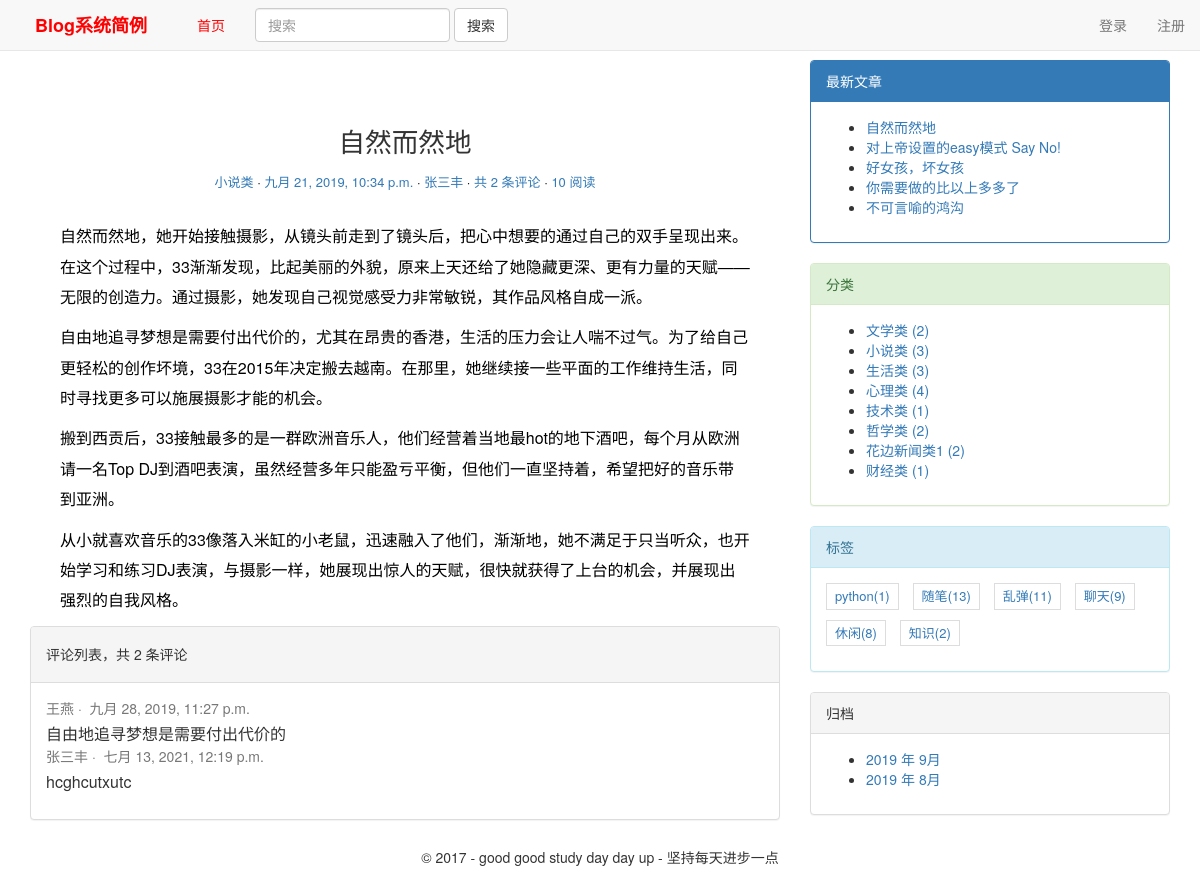
The page /blog/21/ on the database its author committed.
### blog/models.py (models this page shows, shortened)
class Blog(models.Model):
    title = models.CharField(max_length=70,verbose_name='文章标题')# 文章标题
    body = RichTextUploadingField(verbose_name='文本内容')# 文章正文，我们使用了 RichTextUploadingField
    created_time = models.DateTimeField(verbose_name='创建时间')# 文章的创建时间,存储时间的字段用 DateTimeField 类型。
    modified_time = models.DateTimeField(verbose_name='修改时间')# 文章的最后一次修改时间，存储时间的字段用 DateTimeField 类型。
    excerpt = models.CharField(max_length=200, blank=True,verbose_name='文章摘要') # 指定blank=True 参数值后就可以允许空值了。
    """category是设置文章分类的字段,与前面定义得到Category是多对一的关系,即多个博客文章可归于一类.
    ForeignKey()中参数Category指定外键关联的数据模型(数据库表)的名称，on_delete = models.CASCADE指明如果在Categroy中删除一条记录，
    与这条记录有关的博客记录也会被删除."""
    category = models.ForeignKey(Category,on_delete=models.CASCADE,verbose_name='分类')
    """ tags是标签字段，一篇博客文章可以右多个标签，一个标签下可以有多篇博客文章，因此用ManyToManyFiled类型设置多对多的关联关系
     这里标签tags指定blank=True以允许博客文章没有标签"""
    tags = models.ManyToManyField(Tag, blank=True,verbose_name='标签')
    author = models.ForeignKey(loguser,on_delete=models.CASCADE,verbose_name='作者')
    views = models.IntegerField(default=0,verbose_name='查看次数')
    def get_absolute_url(self):
        return reverse('blog:detail', kwargs={'pk': self.pk})
    def increase_views(self):
        self.views += 1
        self.save(update_fields=['views'])
    def save(self, *args, **kwargs):
        if not self.excerpt:
            self.excerpt = strip_tags(self.body)[:118]
            super(Blog, self).save(*args, **kwargs)  # 调用父类的 save 方法将数据保存到数据库中
        else:
            super(Blog, self).save(*args, **kwargs)  # 调用父类的 save 方法将数据保存到数据库中
    class Meta:
        ordering=['-created_time']
        verbose_name = '文档管理表'
        verbose_name_plural = '文档管理表'

class Category(models.Model):
    name = models.CharField(max_length=32,verbose_name='分类名')
    des=models.CharField(max_length=100,verbose_name='备注',null=True)
    class Meta:
        verbose_name='分类'
        verbose_name_plural='分类'

class loguser(AbstractUser):
    nikename = models.CharField(max_length=32,verbose_name="昵称",blank=True)
    telephone = models.CharField(max_length=11, null=True, unique=True)
    """
    head_img存储用户头像，在数据库表中存储的是文件的相对地址，字段值形式为upload_to的值/filename。
    图片文件的实际地址由settings.py中的MEDIA_ROOT和head_img中的upload_to决定的，地址为/MEDIA_ROOT的值/upload_to的值/filename
    """
    head_img = models.ImageField(upload_to='headimage', blank=True, null=True, verbose_name='头像')  # 头像
    class Meta:
        verbose_name = "用户信息表"
        verbose_name_plural = verbose_name

class Tag(models.Model):
    name = models.CharField(max_length=32,verbose_name='标签名')
    des = models.CharField(max_length=100, verbose_name='备注', null=True)
    class Meta:
        verbose_name='标签'
        verbose_name_plural='标签'

### comments/models.py (models this page shows, shortened)
class Comment(models.Model):
    name = models.CharField(max_length=32)
    email = models.EmailField(max_length=60)
    text = models.TextField()
    created_time = models.DateTimeField(auto_now_add=True)
    blog = models.ForeignKey('blog.Blog',on_delete=models.CASCADE,)

### blog/views.py (the view)
# urls.py: re_path('blog/(?P<pk>[0-9]+)/',views.blogdetailview.as_view(),name='detail'),
class blogdetailview(DetailView):
    model = models.Blog
    template_name = 'blog/detail.html'
    context_object_name = 'blog'
    pk_url_kwarg = 'pk'
    def get_object(self,queryset=None):
        blog=super(blogdetailview,self).get_object(queryset=None)
        blog.increase_views()
        return blog
    def get_context_data(self,**kwargs):
        context=super(blogdetailview,self).get_context_data(**kwargs)
        form=CommentForm()
        comment_list=self.object.comment_set.all()
        context.update({
            'form':form,
            'comment_list':comment_list
        })
        return context

### comments/forms.py
class CommentForm(forms.ModelForm):
    class Meta:
        model = Comment
        fields = ['text']

### blog/templatetags/custom_tags.py (called while the page is built)
@register.simple_tag
def get_new_blogs(num=5):
    return Blog.objects.all().order_by('-created_time')[:num]

@register.simple_tag
def archives():
    return Blog.objects.dates('created_time', 'month', order='DESC')

@register.simple_tag
def get_categories():
    return Category.objects.annotate(num_blogs=Count('blog')).filter(num_blogs__gt=0)

@register.simple_tag
def get_tags():
    return Tag.objects.annotate(num_blogs=Count('blog')).filter(num_blogs__gt=0)

### templates/blog/detail.html (shortened to what this page needs)
{% extends 'base.html' %}
{% block main %}
<article class="blog">
    <header class="entry-header">
        <h1 class="entry-title">{{ blog.title }}</h1>
        <div class="entry-meta-detail">
            <span class="blog-category"><a href="#">{{ blog.category.name }}</a></span>
            <span class="blog-date"><a href="#"><time class="entry-date"
                                                      datetime="{{ blog.created_time }}">{{ blog.created_time }}</time></a></span>
            <span class="blog-author"><a href="#">{{ blog.author.nikename }}</a></span>
            <span class="comments-link"><a href="#">共 <span>{{ comment_list | length }}</span> 条评论</a></span>
            <span class="views-count"><a href="#">{{ blog.views }} 阅读</a></span>
        </div>
    </header>
    <div class="entry-content clearfix">
        {{ blog.body| safe }}
    </div>
</article>
        <div class="panel panel-default">
            <div class="panel-heading">
                <h5>评论列表，共 <span>{{comment_list|length}}</span> 条评论</h5>
            </div>
            <div class="panel-body">
                <ul class="comment-list list-unstyled">
                    {% for comment in comment_list %}
                    <li>
                        <span style="color: #777;font-size: 14px;">{{ comment.name }}&nbsp;·&nbsp;</span>
                        <time style="color: #777;font-size: 14px;">{{ comment.created_time }}</time>
                        <div style="padding-top: 5px;font-size: 16px;">
                            {{ comment.text }}
                        </div>
                    </li>
                    {% empty %}
                    暂无评论
                    {% endfor %}
                </ul>
            </div>
        </div>
{% endblock main %}

### templates/base.html (shortened to what this page needs)
{% load staticfiles %}
{% load custom_tags %}
<html>
<head>
    <link href="{% static 'blog/css/bootstrap.min.css' %}" rel="stylesheet">
    <link rel="stylesheet" href="{% static 'blog/css/blogstyle.css' %}">
</head>
<body>
<nav class="navbar navbar-default navbar-fixed-top">
    <div class="container-fluid">
        <div class="navbar-header">
            <a class="navbar-brand" href="{% url 'blog:index' %}" style="color:red;font-weight:700;">&nbsp;&nbsp;&nbsp;&nbsp;Blog系统简例&nbsp;&nbsp;&nbsp;&nbsp; </a>
        </div>
        <div class="collapse navbar-collapse navbar-left" id="bs-example-navbar-collapse-1">
            <ul class="nav navbar-nav">
                <li {% if tabname == "firsttab" %} class='active' {% endif %}>
                <a href="{% url 'blog:index' %}" style="color:red;">首页</a></li>
                <form class="navbar-form navbar-left" method="get" action="{% url 'haystack_search' %}">
                    <div class="form-group">
                        <input type="text" class="form-control" name="q" placeholder="搜索" required>
                    </div>
                    <button type="submit" class="btn btn-default">搜索</button>
                </form>
        </div>
        <ul class="nav navbar-nav navbar-right">
            {% if request.user.username %}
            <li><a href="#">{{ request.user.nikename }}</a></li>
            <li class="dropdown">
                <a href="#" class="dropdown-toggle" data-toggle="dropdown" role="button" aria-haspopup="true"
                   aria-expanded="false"> 个人中心<span class="caret"></span></a>
                <ul class="dropdown-menu">
                    <li><a href="{% url 'blog:myindex' request.user.id %}">我的文章</a></li>
                    <li role="separator" class="divider"></li>
                    <li><a href="{% url 'blog:logout' %}">注销</a></li>
                </ul>
            </li>
            {% else %}
            <li><a href="{% url 'blog:login' %}">登录</a></li>
            <li><a href="{% url 'blog:registe' %}">注册</a></li>
            {% endif %}
        </ul>
    </div>
</nav>
<div class="content-body" style="both:clear;margin-top:60px;">
    <div class="container">
        <div class="row">
            <main class="col-md-8">
                {% block main %}
                {% endblock main %}
            </main>
            <aside class="col-md-4">
                {% block toc %}
                <div class="panel panel-primary">
                    <div class="panel-heading">最新文章</div>
                    <div class="panel-body">
                        {% get_new_blogs as new_blog_list %}
                        <ul>
                            {% for blog in new_blog_list %}
                            <li>
                                <a href="{{ blog.get_absolute_url }}">{{ blog.title }}</a>
                            </li>
                            {% empty %}
                            暂无文章！
                            {% endfor %}
                        </ul>
                    </div>
                </div>
                <div class="panel panel-success">
                    <div class="panel-heading">分类</div>
                    <div class="panel-body">
                        {% get_categories as category_list %}
                        <ul>
                            {% for category in category_list %}
                            <li>
                                <a href="{% url 'blog:category' category.pk %}">{{ category.name }} <span
                                        class="post-count">({{ category.num_blogs}})</span></a>
                            </li>
                            {% empty %}
                            暂无分类！
                            {% endfor %}
                        </ul>
                    </div>
                </div>
                <div class="panel panel-info">
                    <div class="panel-heading">标签</div>
                    <div class="panel-body">
                        <div class="tag-list">
                            {% get_tags as tag_list %}
                            <ul >
                                {% for tag in tag_list %}
                                <li><a href="{% url 'blog:tag' tag.pk %}">{{ tag.name }}({{ tag.num_blogs }})</a>
                                </li>
                                {% empty %}
                                暂无标签！
                                {% endfor %}
                            </ul>
                        </div>
                    </div>
                </div>
                <div class="panel panel-default">
                    <div class="panel-heading">归档</div>
                    <div class="panel-body">
                        {% archives as date_list %}
                        <ul>
                            {% for date in date_list %}
                            <li>
                                <a href="{% url 'blog:archives' date.year date.month %}">
                                    {{ date.year }} 年 {{ date.month }}月</a>
                            </li>
                            {% empty %}
                            暂无归档！
                            {% endfor %}
                        </ul>
                    </div>
                </div>
                {% endblock toc %}
            </aside>
        </div>
    </div>
</div>
<div class="container">
    <div class="row">
        <div class="col-md-12">
            <div align="center">
                <h5>&copy 2017 - good good study day day up - 坚持每天进步一点</h5>
            </div>
        </div>
    </div>
</div>
</body>
</html>

### blog/static/blog/css/blogstyle.css (style rules this page uses)
.entry-title { text-align: center; font-size: 1.9em; margin-bottom: 10px; line-height: 1.6; padding: 10px 20px 0; }
.blog { background: #fff; padding: 30px 30px 0; }
.entry-meta-detail { text-align:center; color: #DDDDDD; font-size: 13px; margin-bottom: 30px; }
.blog-category::after, .blog-date::after, .blog-author::after, .comments-link::after { content: ' ·'; color: #000; }
.entry-content { font-size: 16px; line-height: 1.9; font-weight: 300; color: #000; }
.tag-list ul { padding: 0; margin: 0; margin-right: -10px; }
.tag-list ul li { list-style-type: none; font-size: 13px; display: inline-block; margin-right: 10px; margin-bottom: 10px; padding: 3px 8px; border: 1px solid #ddd; }

### rows shown on the page
Blog: title "自然而然地", category.name "小说类", created_time "九月 21, 2019, 10:34 p.m.", author.nikename "张三丰", views "10", body "自然而然地，她开始接触摄影，从镜头前走到了镜头后，把心中想要的通过自己的双手呈现出来。在这个过程中，33渐渐发现，比起美丽的外貌，原来上天还给了她隐藏更深、更有力量的天赋——无限的创造力。通过摄影，她发现自己视觉感受力非常敏锐，其作品风格自成一派。 自由地追寻梦想是需要付出代价的，尤其在昂贵的香港，生活的压力会让人喘不过气。为了给自己更轻松的创作坏境，33在2015年决定搬去越南。在那里，她继续接一些平面的工作维持生活，同时寻找更多可以施展摄影才能的机会。 搬到西贡后，33接触最多的是一群欧洲音乐人，他们经营着当地最hot的地下酒吧，每个月从欧洲请一名Top DJ到酒吧表演，虽然经营多年只能盈亏平衡，但他们一直坚持着，希望把好的音乐带到亚洲。 从小就喜欢音乐的33像落入米缸的小老鼠，迅速融入了他们，渐渐地，她不满足于只当听众，也开始学习和练习DJ表演，与摄影一样，她展现出惊人的天赋，很快就获得了上台的机会，并展现出强烈的自我风格。"
Comment: name "王燕", created_time "九月 28, 2019, 11:27 p.m.", text "自由地追寻梦想是需要付出代价的"
Comment: name "张三丰", created_time "七月 13, 2021, 12:19 p.m.", text "hcghcutxutc"
Blog: title "对上帝设置的easy模式 Say No!"
Blog: title "好女孩，坏女孩"
Blog: title "你需要做的比以上多多了"
Blog: title "不可言喻的鸿沟"
Category: name "文学类", num_blogs "2"
Category: name "小说类", num_blogs "3"
Category: name "生活类", num_blogs "3"
Category: name "心理类", num_blogs "4"
Category: name "技术类", num_blogs "1"
Category: name "哲学类", num_blogs "2"
Category: name "花边新闻类1", num_blogs "2"
Category: name "财经类", num_blogs "1"
Tag: name "python", num_blogs "1"
Tag: name "随笔", num_blogs "13"
Tag: name "乱弹", num_blogs "11"
Tag: name "聊天", num_blogs "9"
Tag: name "休闲", num_blogs "8"
Tag: name "知识", num_blogs "2"

### other values the page prints
{{ comment_list | length }} "2"
{{ comment_list|length }} "2"
{{ date.year }} "2019" "2019"
{{ date.month }} "9" "8"
